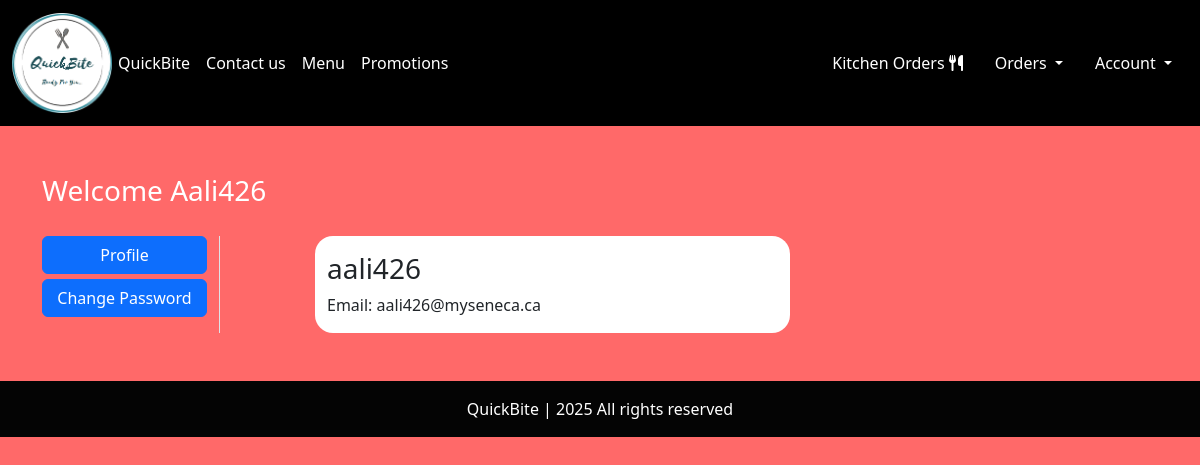
The page /profile/1 (signed in) on the database as committed earlier.
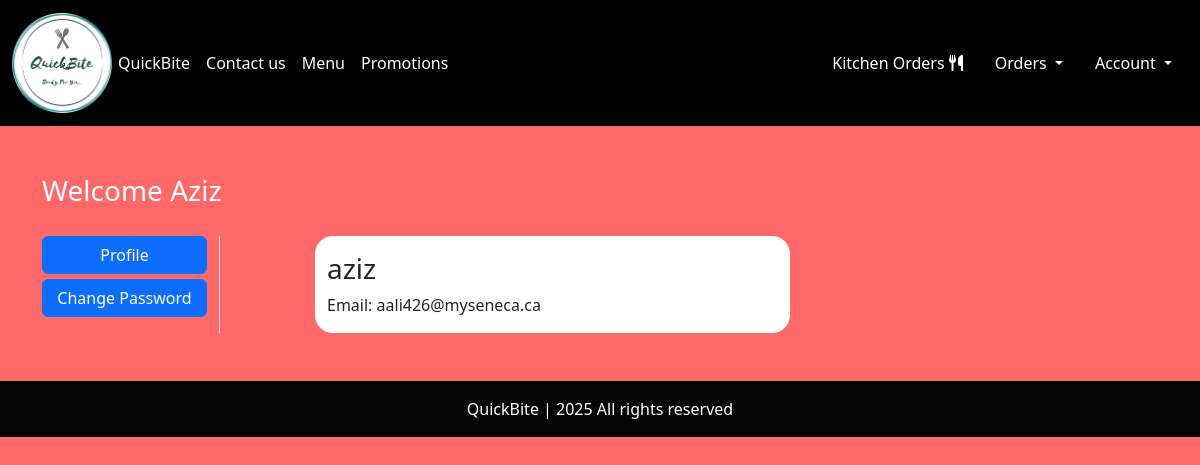
The same page on the database as committed later.
### website/models.py (models this page shows, shortened)
class Customer (db.Model, UserMixin):
    id = db.Column(db.Integer, primary_key=True)
    email = db.Column(db.String(100), unique=True)
    username = db.Column(db.String(100))
    password_hash = db.Column(db.String(150))
    date_joined = db.Column(db.DateTime(), default=datetime.utcnow)
    cart_items = db.relationship('Cart', backref=db.backref('customer', lazy=True))
    orders = db.relationship('Order', backref=db.backref('customer', lazy=True))
    @property
    def password(self):
        raise AttributeError('password is not a readable attribute')

### website/auth.py (the view)
@auth.route('/profile/<int:customer_id>')
@login_required
def profile(customer_id):
    customer = Customer.query.get(customer_id)
    return render_template('profile.html', customer=customer)

### website/templates/profile.html (shortened to what this page needs)
{% extends 'base.html' %}
{% block body %}
<div class="container my-5">
    <div class="row">
        <h3 style="color: white;">Welcome <span class="text-capitalize">{{ customer.username }}</span></h3>
        <div class="col-sm-2 border-end" style="margin-top: 20px;">
            <ul class="list-unstyled">
                <li class="d-grid"><a href="#" class="btn btn-primary">Profile</a></li>
                <li class="d-grid"><a href="/change-password/{{ customer.id }}" class="btn btn-primary" style="margin-top: 5px;">Change Password</a></li>
            </ul>
        </div>
        <div class="col-sm-5 offset-sm-1" style="background-color: white; border-radius: 18px; margin-top: 20px;">
            <div class="row">
                <div class="col-sm-8">
                    <h3>{{ customer.username }}</h3>
                        <p>Email: {{ customer.email }}</p>
                </div>
            </div>
        </div>
    </div>
</div>
{% endblock %}

### website/templates/base.html (shortened to what this page needs)
<!DOCTYPE html>
<html lang="en">
<head>
    <link rel="stylesheet" href="https://cdnjs.cloudflare.com/ajax/libs/bootstrap-icons/1.10.5/font/bootstrap-icons.min.css" />
    <link rel="stylesheet" href="{{ url_for('static', filename='css/all.min.css') }}">
    <link rel="stylesheet" href="{{ url_for('static', filename='css/bootstrap.min.css') }}">
    <link rel="stylesheet" href="{{ url_for('static', filename='css/style.css') }}">
    <link href="https://cdn.jsdelivr.net/npm/aos@2.3.4/dist/aos.css" rel="stylesheet">
</head>
<body style="background-color: rgb(255, 105, 105);">
    <nav class="navbar navbar-expand-lg" style="background-color: rgb(0, 0, 0);">
      <div class="container-fluid">
        <a class="navbar-brand" href="/" style="color: rgb(255, 255, 255); font-size: 30px; margin-right: -2px;">
            <img src="{{ url_for('static', filename='images/logo.png') }}" alt="QuickBite Logo" style="height: 100px;">
        </a>
        <div class="collapse navbar-collapse" id="navbarSupportedContent">
          <ul class="navbar-nav me-auto mb-2 mb-lg-0">
            <li class="nav-item">
              <a class="nav-link active" style="color: rgb(255, 255, 255);" aria-current="page" href="/" style="font-family: cursive; font-size: 19px;">QuickBite</a>
            </li>
            <li class="nav-item">
              <a class="nav-link text-grey" style="color: rgb(255, 255, 255);" href="/contact-us" style="font-size: 17px;">Contact us</a>
            </li>
            <li class="nav-item">
              <a class="nav-link text-grey" style="color: rgb(255, 255, 255);" href="/menu" style="font-size: 17px;">Menu</a>
            </li>
            {% if current_user.is_authenticated %}
            <li class="nav-item">
              <a class="nav-link text-grey" style="color: rgb(255, 255, 255);" href="/promo" style="font-size: 17px;">Promotions</a>
            </li>
            {% endif %}
          </ul>
        </div>
        <ul class="navbar-nav me-auto mb-2 mb-lg-0" >
          {% if current_user.is_authenticated and current_user.id == 2 %}
            <li class="nav-item mx-2">
              <a class="nav-link text-grey" style="color: rgb(255, 255, 255);" href="/kitchen-orders">
                Kitchen Orders <i class="fa-solid fa-utensils"></i>
              </a>
            </li>
          {% endif %}
          <li class="nav-item dropdown mx-2">
            {% if current_user.is_authenticated %}
            <a class="nav-link dropdown-toggle text-grey" style="color: rgb(255, 255, 255);" href="#" role="button", id="profileDropdown"
            data-bs-toggle="dropdown" aria-hidden="false">
              Orders
            </a>
              {% endif %}
          </li>
          <li class="nav-item dropdown mx-2">
            <a class="nav-link dropdown-toggle text-grey" style="color: rgb(255, 255, 255);" href="#" role="button", id="profileDropdown"
            data-bs-toggle="dropdown" aria-hidden="false">
              Account
            </a>
          </li>
        </ul>
      </div>
    </nav>
    {% block body %}
    {% endblock %}
    <footer class="container-fluid  text-center p-3 mt-5" style="background-color: rgb(4, 4, 4); color: rgba(255, 255, 255);">
        <a style="color: white;">QuickBite</a> | 2025 All rights reserved
    </footer>
</body>
</body>
</html>

Rows that differ between the two databases and show on the page:
changed Customer "aali426@myseneca.ca": username "Aali426" → "Aziz"; username "aali426" → "aziz"
